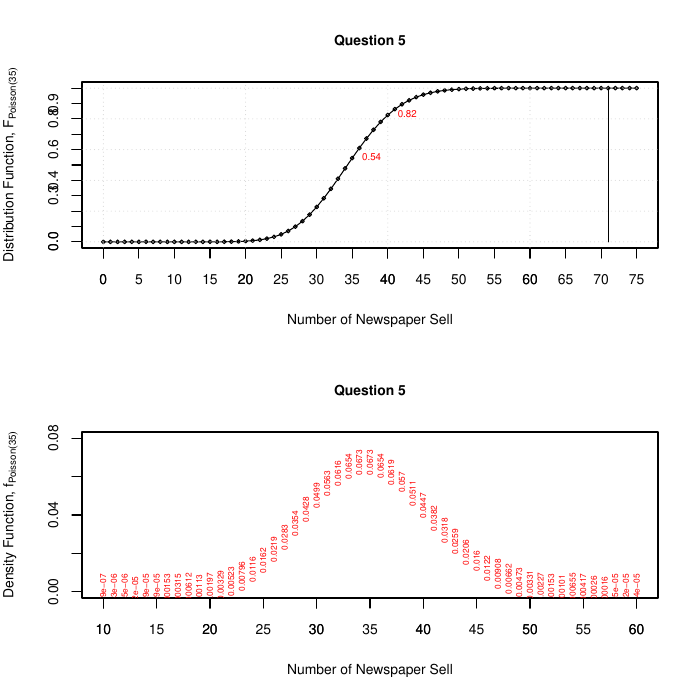

Source code (R):
rm(list = ls())     # clear objects  
graphics.off()      # close graphics windows   


#Save plot as a pdf file 
pdf('newsPaperSell.pdf')


par(mfrow=c(2,1))


x      = seq(0, 75, by=1)
lambda = 35

p  = ppois(x, lambda=lambda)

#plot(x, ppois(x, lambda=lambda), xlim=c(0,75), ylim=c(0,1.0))

plot(x, ppois(x, lambda=lambda), 
     main='Question 5', 
     xlim=c(0,75), ylim=c(0,+1), 
     xlab="Number of Newspaper Sell", 
     ylab=expression("Distribution Function, F"[Poisson(35)]), 
     cex.axis=0.8, cex.main= 0.8, cex.lab = 0.8,
     cex=0.50)
lines(x, ppois(x, lambda=lambda), lwd=1, type="l", col="black")
xtick    = seq(0, 75, by=5)  
tickMark = c(xtick) 
axis(1, at=tickMark, cex.axis=0.8, cex.main= 0.8)
ytick    = seq(0, 1, by=0.1)  
tickMark = c(ytick) 
axis(2, at=tickMark, cex.axis=0.8, cex.main= 0.8)

x0 = x[x > 34 & x < 36]
p0 = ppois(x[x>34 & x<36], lambda=lambda)
text(x0, p0, signif(p0, digits=2), cex=0.55, pos=4, col="red") 
x0 = x[x > 39 & x < 41]
p0 = ppois(x[x>39 & x<41], lambda=lambda)
text(x0, p0, signif(p0, digits=2), cex=0.55, pos=4, col="red") 
grid()


#lines(x[x>70 & x<72], p[p>0.99 & p==1])
segments(71,0, 71, 1.)


#x <- runif(12); y <- rnorm(12)
#i <- order(x,y); x <- x[i]; y <- y[i]
#plot(x, y, main="arrows(.) and segments(.)")
## draw arrows from point to point :
#s <- seq(length(x)-1)# one shorter than data
#arrows(x[s], y[s], x[s+1], y[s+1], col= 1:3)
##draw lines
#s <- s[-length(s)]
#segments(x[s], y[s], x[s+2], y[s+2], col= 'pink')





xx = seq(10, 60, by=1)
dd = dpois(xx, lambda=lambda)
 
plot(xx, dd, type='n', 
     main='Question 5', 
     xlim=c(10,60), ylim=c(0,+0.080), 
     xlab="Number of Newspaper Sell", 
     ylab=expression("Density Function, f"[Poisson(35)]), 
     cex.axis=0.8, cex.main= 0.8, cex.lab = 0.8,
     cex=0.50)
xtick    = seq(10, 60, by=5)  
tickMark = c(xtick) 
axis(1, at=tickMark, cex.axis=0.8, cex.main= 0.8)

#x0 = xx[xx <= 35]
#p0 = dpois(xx[xx<=35], lambda=lambda)
#text(x0, p0, signif(p0, digits=2), srt=-45, cex=0.60, pos=2, col="red") 
#x0 = xx[xx >= 35]
#p0 = dpois(xx[xx>=35], lambda=lambda)
#text(x0, p0, signif(p0, digits=2), srt=+45, cex=0.60, pos=4, col="red") 

#x0 = xx[xx == 35]
#p0 = dpois(xx[xx==35], lambda=lambda)
#text(x0, p0, signif(p0, digits=2), srt=+90, cex=0.60, pos=4, col="red") 

#text(xx, dd, signif(dd, digits=4), srt=+90, cex=0.60, pos=4, col="red") 

text(xx, dd, signif(dd, digits=3), srt=90, cex=0.50, col="red") 



#Return output to the terminal
dev.off()